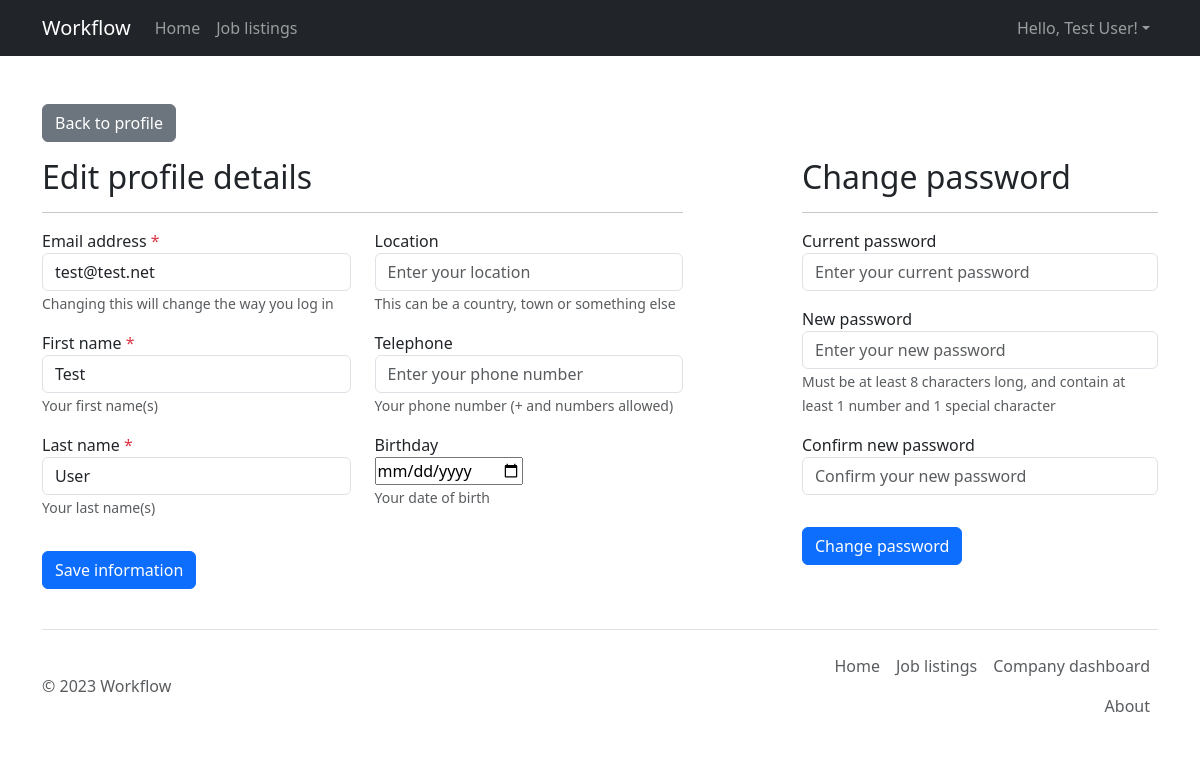
Page /user/edit.php (signed in) on the committed database.
### tables this page shows
CREATE TABLE `user` (
    `id` int(11) NOT NULL AUTO_INCREMENT,
    `email` varchar(255) NOT NULL,
    `password` varchar(255) NOT NULL,
    `first_name` varchar(255) NOT NULL,
    `last_name` varchar(255) NOT NULL,
    `telephone` varchar(255) DEFAULT NULL,
    `location` varchar(255) DEFAULT NULL,
    `birthday` date DEFAULT NULL,
    `picture` longblob DEFAULT NULL,
    `cv` longblob DEFAULT NULL,
    `searchable` TINYINT(1) DEFAULT 0 NOT NULL,
    `competence` VARCHAR(5000) DEFAULT NULL,
    PRIMARY KEY (`id`)
);

### assets/include/DBHandler.php (called while the page is built, shortened)
<?php
class DBHandlerBase {
    function __construct() {
        $this->conn = $this->createDBConnection();
    }
    protected function createDBConnection() {
        $serverip = "localhost";
        $username = "root";
        $password = "";
        $dbname = "workflowdb";
        $conn = new mysqli($serverip, $username, $password, $dbname);
        mysqli_set_charset($conn, "utf8");
        return $conn;
    }
}
include_once('DBHandlerUser.php');
?>

### assets/include/DBHandlerUser.php (called while the page is built, shortened)
<?php
class DBHandlerUser extends DBHandlerBase {
    function selectAllUserInfoByUserId($userId) {
        $sql = 'SELECT `email`, `password`, `first_name`, `last_name`, `telephone`, `location`, `birthday`, `picture`, `cv`, `searchable`, `competence` FROM `user` WHERE `id` = ?';
        $stmt = $this->conn->prepare($sql);
        $stmt->bind_param('i', $userId);
        if ($stmt->execute()) {
            $stmt->store_result();
            if ($stmt->num_rows == 1) {
                $stmt->bind_result($email, $hashedPassword, $firstName, $lastName, $telephone, $location, $birthday, $picture, $cv, $searchable, $competence);
                return array(
                    'email' => $email,
                    'hashedPassword' => $hashedPassword,
                    'firstName' => $firstName,
                    'lastName' => $lastName,
                    'telephone' => $telephone,
                    'location' => $location,
                    'birthday' => $birthday,
                    'picture' => $picture,
                    'cv' => $cv,
                    'searchable' => $searchable,
                    'competence' => $competence
                );
            } else {
                $stmt->close();
                return false;
            }
        } else {
            $stmt->close();
            return false;
        }
    }
}
?>

### user/edit.php (the view, shortened to what this page needs)
<?php include_once '../assets/include/template.php';
include_once '../assets/include/DBHandler.php';
$dbhu = new DBHandlerUser();
$feedbackForUser = NULL;
$feedbackColor = "danger";
$userInfo = $dbhu->selectAllUserInfoByUserId($_SESSION['user_id']);
function display() {
global $userInfo;
?>
<a href="index.php" class="btn btn-secondary mt-5" role="button">Back to profile</a><br>
<div class="row mt-3">
    <div class="col-md-7">
        <h2>Edit profile details</h2>
        <hr>
        <form action="" method="post">
            <div class="row">
                <div class="col-md-6">
                    <div class="form-group mb-3">
                        <label for="email">Email address <span class="text-danger">*</span></label>
                        <input type="text" id="email" name="email" class="form-control" placeholder="Enter your email" <?php if(!empty($userInfo['email'])) { echo 'value="' . $userInfo['email'] . '"';} ?>>
                        <small class="form-text text-muted">Changing this will change the way you log in</small>
                    </div>
                    <div class="form-group mb-3">
                        <label for="firstName">First name <span class="text-danger">*</span></label>
                        <input type="text" id="firstName" name="firstName" class="form-control" placeholder="Enter your first name" <?php if(!empty($userInfo['firstName'])) { echo 'value="' . $userInfo['firstName'] . '"';} ?>>
                        <small class="form-text text-muted">Your first name(s)</small>
                    </div>
                    <div class="form-group mb-3">
                        <label for="lastName">Last name <span class="text-danger">*</span></label>
                        <input type="text" id="lastName" name="lastName" class="form-control" placeholder="Enter your last name" <?php if(!empty($userInfo['lastName'])) { echo 'value="' . $userInfo['lastName'] . '"';} ?>>
                        <small class="form-text text-muted">Your last name(s)</small>
                    </div>
                </div>
                <div class="col-md-6">
                    <div class="form-group mb-3">
                        <label for="location">Location</label>
                        <input type="text" id="location" name="location" class="form-control" placeholder="Enter your location" <?php if(!empty($userInfo['location'])) { echo 'value="' . $userInfo['location'] . '"';} ?>>
                        <small class="form-text text-muted">This can be a country, town or something else</small>
                    </div>
                    <div class="form-group mb-3">
                        <label for="telephone">Telephone</label>
                        <input type="text" id="telephone" name="telephone" class="form-control" placeholder="Enter your phone number" <?php if(!empty($userInfo['telephone'])) { echo 'value="' . $userInfo['telephone'] . '"';} ?>>
                        <small class="form-text text-muted">Your phone number (+ and numbers allowed)</small>
                    </div>
                    <div class="form-group mb-3">
                        <label for="birthday">Birthday</label><br>
                        <input type="date" id="birthday" name="birthday" <?php if(!empty($userInfo['birthday'])){echo 'value="' . $userInfo['birthday'] . '"';} ?>/><br>
                        <small class="form-text text-muted">Your date of birth</small>
                    </div>
                </div>
            </div>
            <button type="submit" id="submitProfile" name="submitProfile" class="btn btn-primary mt-3 mb-3">Save information</button>
        </form>
    </div>
    <div class="col-md-1"></div>
    <div class="col-md-4">
        <h2>Change password</h2>
        <hr>
        <form action="" method="post">
            <div class="form-group mb-3">
                <label for="currentPassword">Current password</label>
                <input type="password" id="currentPassword" name="currentPassword" class="form-control" placeholder="Enter your current password">
            </div>
            <div class="form-group mb-3">
                <label for="newPassword">New password</label>
                <input type="password" id="newPassword" name="newPassword" class="form-control" placeholder="Enter your new password">
                <small class="form-text text-muted">Must be at least 8 characters long, and contain at least 1 number and 1 special character</small>
            </div>
            <div class="form-group mb-3">
                <label for="confirmNewPassword">Confirm new password</label>
                <input type="password" id="confirmNewPassword" name="confirmNewPassword" class="form-control" placeholder="Confirm your new password">
            </div>
            <button type="submit" id="submitPassword" name="submitPassword" class="btn btn-primary mt-3">Change password</button>
        </form>
    </div>
</div>
<?php
}
makePage('display', 'Profile', $feedbackForUser, $feedbackColor, requireLogin: true);

### rows in the picture
user: email "test@test.net", firstName "Test", lastName "User"

### other values in the picture
$_SESSION['user_fname'] "Test"
$_SESSION['user_lname'] "User"
